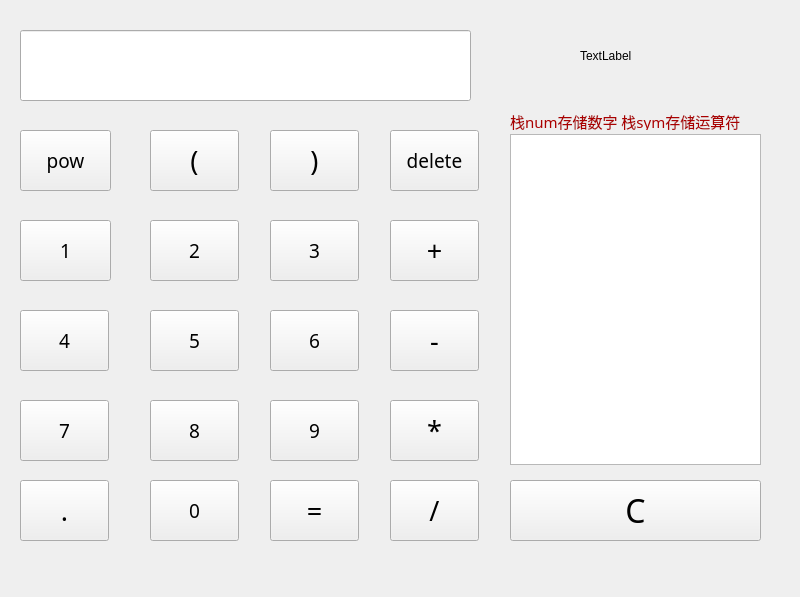
<?xml version="1.0" encoding="UTF-8"?>
<ui version="4.0">
 <class>Widget</class>
 <widget class="QWidget" name="Widget">
  <property name="geometry">
   <rect>
    <x>0</x>
    <y>0</y>
    <width>800</width>
    <height>597</height>
   </rect>
  </property>
  <property name="windowTitle">
   <string>Widget</string>
  </property>
  <widget class="QPushButton" name="pushButton_5">
   <property name="geometry">
    <rect>
     <x>150</x>
     <y>310</y>
     <width>89</width>
     <height>61</height>
    </rect>
   </property>
   <property name="font">
    <font>
     <family>Agency FB</family>
     <pointsize>14</pointsize>
    </font>
   </property>
   <property name="text">
    <string>5</string>
   </property>
   <property name="shortcut">
    <string>5</string>
   </property>
  </widget>
  <widget class="QPushButton" name="pushButton_6">
   <property name="geometry">
    <rect>
     <x>270</x>
     <y>310</y>
     <width>89</width>
     <height>61</height>
    </rect>
   </property>
   <property name="font">
    <font>
     <family>Agency FB</family>
     <pointsize>14</pointsize>
    </font>
   </property>
   <property name="text">
    <string>6</string>
   </property>
   <property name="shortcut">
    <string>6</string>
   </property>
  </widget>
  <widget class="QPushButton" name="pushButton_9">
   <property name="geometry">
    <rect>
     <x>270</x>
     <y>400</y>
     <width>89</width>
     <height>61</height>
    </rect>
   </property>
   <property name="font">
    <font>
     <family>Agency FB</family>
     <pointsize>14</pointsize>
    </font>
   </property>
   <property name="text">
    <string>9</string>
   </property>
   <property name="shortcut">
    <string>9</string>
   </property>
  </widget>
  <widget class="QPushButton" name="pushButton_4">
   <property name="geometry">
    <rect>
     <x>20</x>
     <y>310</y>
     <width>89</width>
     <height>61</height>
    </rect>
   </property>
   <property name="font">
    <font>
     <family>Agency FB</family>
     <pointsize>14</pointsize>
    </font>
   </property>
   <property name="text">
    <string>4</string>
   </property>
   <property name="shortcut">
    <string>4</string>
   </property>
  </widget>
  <widget class="QPushButton" name="pushButton_8">
   <property name="geometry">
    <rect>
     <x>150</x>
     <y>400</y>
     <width>89</width>
     <height>61</height>
    </rect>
   </property>
   <property name="font">
    <font>
     <family>Agency FB</family>
     <pointsize>14</pointsize>
    </font>
   </property>
   <property name="text">
    <string>8</string>
   </property>
   <property name="shortcut">
    <string>8</string>
   </property>
  </widget>
  <widget class="QPushButton" name="pushButton_sub">
   <property name="geometry">
    <rect>
     <x>390</x>
     <y>310</y>
     <width>89</width>
     <height>61</height>
    </rect>
   </property>
   <property name="font">
    <font>
     <family>Agency FB</family>
     <pointsize>20</pointsize>
    </font>
   </property>
   <property name="text">
    <string>-</string>
   </property>
   <property name="shortcut">
    <string>-</string>
   </property>
  </widget>
  <widget class="QPushButton" name="pushButton_2">
   <property name="geometry">
    <rect>
     <x>150</x>
     <y>220</y>
     <width>89</width>
     <height>61</height>
    </rect>
   </property>
   <property name="font">
    <font>
     <family>Agency FB</family>
     <pointsize>14</pointsize>
    </font>
   </property>
   <property name="text">
    <string>2</string>
   </property>
   <property name="shortcut">
    <string>2</string>
   </property>
  </widget>
  <widget class="QPushButton" name="pushButton_point">
   <property name="geometry">
    <rect>
     <x>20</x>
     <y>480</y>
     <width>89</width>
     <height>61</height>
    </rect>
   </property>
   <property name="font">
    <font>
     <family>Agency FB</family>
     <pointsize>20</pointsize>
    </font>
   </property>
   <property name="text">
    <string>.</string>
   </property>
   <property name="shortcut">
    <string>.</string>
   </property>
  </widget>
  <widget class="QPushButton" name="pushButton_7">
   <property name="geometry">
    <rect>
     <x>20</x>
     <y>400</y>
     <width>89</width>
     <height>61</height>
    </rect>
   </property>
   <property name="font">
    <font>
     <family>Agency FB</family>
     <pointsize>14</pointsize>
    </font>
   </property>
   <property name="text">
    <string>7</string>
   </property>
   <property name="shortcut">
    <string>7</string>
   </property>
  </widget>
  <widget class="QPushButton" name="pushButton_mul">
   <property name="geometry">
    <rect>
     <x>390</x>
     <y>400</y>
     <width>89</width>
     <height>61</height>
    </rect>
   </property>
   <property name="font">
    <font>
     <family>Agency FB</family>
     <pointsize>20</pointsize>
    </font>
   </property>
   <property name="text">
    <string>*</string>
   </property>
   <property name="shortcut">
    <string>*</string>
   </property>
  </widget>
  <widget class="QPushButton" name="pushButton_equ">
   <property name="geometry">
    <rect>
     <x>270</x>
     <y>480</y>
     <width>89</width>
     <height>61</height>
    </rect>
   </property>
   <property name="font">
    <font>
     <family>Agency FB</family>
     <pointsize>20</pointsize>
    </font>
   </property>
   <property name="text">
    <string>=</string>
   </property>
   <property name="shortcut">
    <string>=</string>
   </property>
  </widget>
  <widget class="QPushButton" name="pushButton_rs">
   <property name="geometry">
    <rect>
     <x>270</x>
     <y>130</y>
     <width>89</width>
     <height>61</height>
    </rect>
   </property>
   <property name="font">
    <font>
     <family>Agency FB</family>
     <pointsize>20</pointsize>
    </font>
   </property>
   <property name="text">
    <string>)</string>
   </property>
   <property name="shortcut">
    <string>)</string>
   </property>
  </widget>
  <widget class="QPushButton" name="pushButton_1">
   <property name="geometry">
    <rect>
     <x>20</x>
     <y>220</y>
     <width>91</width>
     <height>61</height>
    </rect>
   </property>
   <property name="font">
    <font>
     <family>Agency FB</family>
     <pointsize>14</pointsize>
    </font>
   </property>
   <property name="text">
    <string>1</string>
   </property>
   <property name="shortcut">
    <string>1</string>
   </property>
  </widget>
  <widget class="QPushButton" name="pushButton_del">
   <property name="geometry">
    <rect>
     <x>390</x>
     <y>130</y>
     <width>89</width>
     <height>61</height>
    </rect>
   </property>
   <property name="font">
    <font>
     <family>Agency FB</family>
     <pointsize>14</pointsize>
    </font>
   </property>
   <property name="text">
    <string>delete</string>
   </property>
   <property name="shortcut">
    <string>Backspace</string>
   </property>
  </widget>
  <widget class="QPushButton" name="pushButton_ls">
   <property name="geometry">
    <rect>
     <x>150</x>
     <y>130</y>
     <width>89</width>
     <height>61</height>
    </rect>
   </property>
   <property name="font">
    <font>
     <family>Agency FB</family>
     <pointsize>20</pointsize>
    </font>
   </property>
   <property name="text">
    <string>(</string>
   </property>
   <property name="shortcut">
    <string>(</string>
   </property>
  </widget>
  <widget class="QPushButton" name="pushButton_0">
   <property name="geometry">
    <rect>
     <x>150</x>
     <y>480</y>
     <width>89</width>
     <height>61</height>
    </rect>
   </property>
   <property name="font">
    <font>
     <family>Agency FB</family>
     <pointsize>14</pointsize>
    </font>
   </property>
   <property name="text">
    <string>0</string>
   </property>
   <property name="shortcut">
    <string>0</string>
   </property>
  </widget>
  <widget class="QPushButton" name="pushButton_add">
   <property name="geometry">
    <rect>
     <x>390</x>
     <y>220</y>
     <width>89</width>
     <height>61</height>
    </rect>
   </property>
   <property name="font">
    <font>
     <family>Agency FB</family>
     <pointsize>20</pointsize>
    </font>
   </property>
   <property name="text">
    <string>+</string>
   </property>
   <property name="shortcut">
    <string>+</string>
   </property>
  </widget>
  <widget class="QPushButton" name="pushButton_pow">
   <property name="geometry">
    <rect>
     <x>20</x>
     <y>130</y>
     <width>91</width>
     <height>61</height>
    </rect>
   </property>
   <property name="font">
    <font>
     <family>Agency FB</family>
     <pointsize>14</pointsize>
    </font>
   </property>
   <property name="text">
    <string>pow</string>
   </property>
   <property name="shortcut">
    <string>^</string>
   </property>
  </widget>
  <widget class="QPushButton" name="pushButton_div">
   <property name="geometry">
    <rect>
     <x>390</x>
     <y>480</y>
     <width>89</width>
     <height>61</height>
    </rect>
   </property>
   <property name="font">
    <font>
     <family>Agency FB</family>
     <pointsize>20</pointsize>
    </font>
   </property>
   <property name="text">
    <string>/</string>
   </property>
   <property name="shortcut">
    <string>/</string>
   </property>
  </widget>
  <widget class="QPushButton" name="pushButton_3">
   <property name="geometry">
    <rect>
     <x>270</x>
     <y>220</y>
     <width>89</width>
     <height>61</height>
    </rect>
   </property>
   <property name="font">
    <font>
     <family>Agency FB</family>
     <pointsize>14</pointsize>
    </font>
   </property>
   <property name="text">
    <string>3</string>
   </property>
   <property name="shortcut">
    <string>3</string>
   </property>
  </widget>
  <widget class="QLineEdit" name="lineEdit">
   <property name="geometry">
    <rect>
     <x>20</x>
     <y>30</y>
     <width>451</width>
     <height>71</height>
    </rect>
   </property>
   <property name="layoutDirection">
    <enum>Qt::RightToLeft</enum>
   </property>
   <property name="text">
    <string/>
   </property>
  </widget>
  <widget class="QPushButton" name="pushButton_clear">
   <property name="geometry">
    <rect>
     <x>510</x>
     <y>480</y>
     <width>251</width>
     <height>61</height>
    </rect>
   </property>
   <property name="font">
    <font>
     <family>Agency FB</family>
     <pointsize>24</pointsize>
    </font>
   </property>
   <property name="text">
    <string>C</string>
   </property>
   <property name="shortcut">
    <string>Space</string>
   </property>
  </widget>
  <widget class="QTextEdit" name="textEdit">
   <property name="geometry">
    <rect>
     <x>510</x>
     <y>134</y>
     <width>251</width>
     <height>331</height>
    </rect>
   </property>
   <property name="font">
    <font>
     <family>Agency FB</family>
     <pointsize>18</pointsize>
    </font>
   </property>
   <property name="html">
    <string>&lt;!DOCTYPE HTML PUBLIC &quot;-//W3C//DTD HTML 4.0//EN&quot; &quot;http://www.w3.org/TR/REC-html40/strict.dtd&quot;&gt;
&lt;html&gt;&lt;head&gt;&lt;meta name=&quot;qrichtext&quot; content=&quot;1&quot; /&gt;&lt;style type=&quot;text/css&quot;&gt;
p, li { white-space: pre-wrap; }
&lt;/style&gt;&lt;/head&gt;&lt;body style=&quot; font-family:'Agency FB'; font-size:18pt; font-weight:400; font-style:normal;&quot;&gt;
&lt;p style=&quot;-qt-paragraph-type:empty; margin-top:0px; margin-bottom:0px; margin-left:0px; margin-right:0px; -qt-block-indent:0; text-indent:0px;&quot;&gt;&lt;br /&gt;&lt;/p&gt;&lt;/body&gt;&lt;/html&gt;</string>
   </property>
  </widget>
  <widget class="QLabel" name="label">
   <property name="geometry">
    <rect>
     <x>510</x>
     <y>110</y>
     <width>301</width>
     <height>20</height>
    </rect>
   </property>
   <property name="font">
    <font>
     <family>Agency FB</family>
     <pointsize>11</pointsize>
    </font>
   </property>
   <property name="layoutDirection">
    <enum>Qt::RightToLeft</enum>
   </property>
   <property name="autoFillBackground">
    <bool>false</bool>
   </property>
   <property name="text">
    <string>&lt;html&gt;&lt;head/&gt;&lt;body&gt;&lt;p&gt;&lt;span style=&quot; color:#aa0000;&quot;&gt;栈num存储数字       栈sym存储运算符&lt;/span&gt;&lt;/p&gt;&lt;/body&gt;&lt;/html&gt;</string>
   </property>
  </widget>
  <widget class="QLabel" name="label_2">
   <property name="geometry">
    <rect>
     <x>580</x>
     <y>10</y>
     <width>121</width>
     <height>91</height>
    </rect>
   </property>
   <property name="text">
    <string>TextLabel</string>
   </property>
  </widget>
 </widget>
 <resources/>
 <connections/>
</ui>
